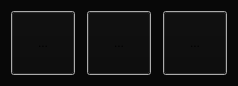
<?xml version="1.0" encoding="UTF-8"?>
<ui version="4.0">
 <class>Dialog_Start</class>
 <widget class="QDialog" name="Dialog_Start">
  <property name="geometry">
   <rect>
    <x>0</x>
    <y>0</y>
    <width>234</width>
    <height>82</height>
   </rect>
  </property>
  <property name="palette">
   <palette>
    <active>
     <colorrole role="Window">
      <brush brushstyle="SolidPattern">
       <color alpha="255">
        <red>8</red>
        <green>8</green>
        <blue>8</blue>
       </color>
      </brush>
     </colorrole>
    </active>
    <inactive>
     <colorrole role="Window">
      <brush brushstyle="SolidPattern">
       <color alpha="255">
        <red>8</red>
        <green>8</green>
        <blue>8</blue>
       </color>
      </brush>
     </colorrole>
    </inactive>
    <disabled>
     <colorrole role="Base">
      <brush brushstyle="SolidPattern">
       <color alpha="255">
        <red>8</red>
        <green>8</green>
        <blue>8</blue>
       </color>
      </brush>
     </colorrole>
     <colorrole role="Window">
      <brush brushstyle="SolidPattern">
       <color alpha="255">
        <red>8</red>
        <green>8</green>
        <blue>8</blue>
       </color>
      </brush>
     </colorrole>
    </disabled>
   </palette>
  </property>
  <property name="windowTitle">
   <string>CamHelper Start</string>
  </property>
  <layout class="QHBoxLayout" name="horizontalLayout">
   <property name="spacing">
    <number>12</number>
   </property>
   <item>
    <widget class="QToolButton" name="toolButton_New">
     <property name="minimumSize">
      <size>
       <width>64</width>
       <height>64</height>
      </size>
     </property>
     <property name="palette">
      <palette>
       <active>
        <colorrole role="Button">
         <brush brushstyle="SolidPattern">
          <color alpha="255">
           <red>11</red>
           <green>11</green>
           <blue>11</blue>
          </color>
         </brush>
        </colorrole>
        <colorrole role="Base">
         <brush brushstyle="SolidPattern">
          <color alpha="255">
           <red>255</red>
           <green>255</green>
           <blue>255</blue>
          </color>
         </brush>
        </colorrole>
        <colorrole role="Window">
         <brush brushstyle="SolidPattern">
          <color alpha="255">
           <red>240</red>
           <green>240</green>
           <blue>240</blue>
          </color>
         </brush>
        </colorrole>
        <colorrole role="AlternateBase">
         <brush brushstyle="SolidPattern">
          <color alpha="255">
           <red>255</red>
           <green>255</green>
           <blue>255</blue>
          </color>
         </brush>
        </colorrole>
       </active>
       <inactive>
        <colorrole role="Button">
         <brush brushstyle="SolidPattern">
          <color alpha="255">
           <red>11</red>
           <green>11</green>
           <blue>11</blue>
          </color>
         </brush>
        </colorrole>
        <colorrole role="Base">
         <brush brushstyle="SolidPattern">
          <color alpha="255">
           <red>255</red>
           <green>255</green>
           <blue>255</blue>
          </color>
         </brush>
        </colorrole>
        <colorrole role="Window">
         <brush brushstyle="SolidPattern">
          <color alpha="255">
           <red>240</red>
           <green>240</green>
           <blue>240</blue>
          </color>
         </brush>
        </colorrole>
        <colorrole role="AlternateBase">
         <brush brushstyle="SolidPattern">
          <color alpha="255">
           <red>255</red>
           <green>255</green>
           <blue>255</blue>
          </color>
         </brush>
        </colorrole>
       </inactive>
       <disabled>
        <colorrole role="Button">
         <brush brushstyle="SolidPattern">
          <color alpha="255">
           <red>11</red>
           <green>11</green>
           <blue>11</blue>
          </color>
         </brush>
        </colorrole>
        <colorrole role="Base">
         <brush brushstyle="SolidPattern">
          <color alpha="255">
           <red>240</red>
           <green>240</green>
           <blue>240</blue>
          </color>
         </brush>
        </colorrole>
        <colorrole role="Window">
         <brush brushstyle="SolidPattern">
          <color alpha="255">
           <red>240</red>
           <green>240</green>
           <blue>240</blue>
          </color>
         </brush>
        </colorrole>
        <colorrole role="AlternateBase">
         <brush brushstyle="SolidPattern">
          <color alpha="255">
           <red>255</red>
           <green>255</green>
           <blue>255</blue>
          </color>
         </brush>
        </colorrole>
       </disabled>
      </palette>
     </property>
     <property name="text">
      <string>...</string>
     </property>
     <property name="icon">
      <iconset resource="../Icons.qrc">
       <normaloff>:/Icons/new.png</normaloff>:/Icons/new.png</iconset>
     </property>
     <property name="iconSize">
      <size>
       <width>48</width>
       <height>48</height>
      </size>
     </property>
    </widget>
   </item>
   <item>
    <widget class="QToolButton" name="toolButton_Check">
     <property name="minimumSize">
      <size>
       <width>64</width>
       <height>64</height>
      </size>
     </property>
     <property name="palette">
      <palette>
       <active>
        <colorrole role="Button">
         <brush brushstyle="SolidPattern">
          <color alpha="255">
           <red>11</red>
           <green>11</green>
           <blue>11</blue>
          </color>
         </brush>
        </colorrole>
        <colorrole role="Base">
         <brush brushstyle="SolidPattern">
          <color alpha="255">
           <red>255</red>
           <green>255</green>
           <blue>255</blue>
          </color>
         </brush>
        </colorrole>
        <colorrole role="Window">
         <brush brushstyle="SolidPattern">
          <color alpha="255">
           <red>240</red>
           <green>240</green>
           <blue>240</blue>
          </color>
         </brush>
        </colorrole>
        <colorrole role="AlternateBase">
         <brush brushstyle="SolidPattern">
          <color alpha="255">
           <red>255</red>
           <green>255</green>
           <blue>255</blue>
          </color>
         </brush>
        </colorrole>
       </active>
       <inactive>
        <colorrole role="Button">
         <brush brushstyle="SolidPattern">
          <color alpha="255">
           <red>11</red>
           <green>11</green>
           <blue>11</blue>
          </color>
         </brush>
        </colorrole>
        <colorrole role="Base">
         <brush brushstyle="SolidPattern">
          <color alpha="255">
           <red>255</red>
           <green>255</green>
           <blue>255</blue>
          </color>
         </brush>
        </colorrole>
        <colorrole role="Window">
         <brush brushstyle="SolidPattern">
          <color alpha="255">
           <red>240</red>
           <green>240</green>
           <blue>240</blue>
          </color>
         </brush>
        </colorrole>
        <colorrole role="AlternateBase">
         <brush brushstyle="SolidPattern">
          <color alpha="255">
           <red>255</red>
           <green>255</green>
           <blue>255</blue>
          </color>
         </brush>
        </colorrole>
       </inactive>
       <disabled>
        <colorrole role="Button">
         <brush brushstyle="SolidPattern">
          <color alpha="255">
           <red>11</red>
           <green>11</green>
           <blue>11</blue>
          </color>
         </brush>
        </colorrole>
        <colorrole role="Base">
         <brush brushstyle="SolidPattern">
          <color alpha="255">
           <red>240</red>
           <green>240</green>
           <blue>240</blue>
          </color>
         </brush>
        </colorrole>
        <colorrole role="Window">
         <brush brushstyle="SolidPattern">
          <color alpha="255">
           <red>240</red>
           <green>240</green>
           <blue>240</blue>
          </color>
         </brush>
        </colorrole>
        <colorrole role="AlternateBase">
         <brush brushstyle="SolidPattern">
          <color alpha="255">
           <red>255</red>
           <green>255</green>
           <blue>255</blue>
          </color>
         </brush>
        </colorrole>
       </disabled>
      </palette>
     </property>
     <property name="text">
      <string>...</string>
     </property>
     <property name="icon">
      <iconset resource="../Icons.qrc">
       <normaloff>:/Icons/checklist.png</normaloff>:/Icons/checklist.png</iconset>
     </property>
     <property name="iconSize">
      <size>
       <width>48</width>
       <height>48</height>
      </size>
     </property>
    </widget>
   </item>
   <item>
    <widget class="QToolButton" name="toolButton_Open">
     <property name="minimumSize">
      <size>
       <width>64</width>
       <height>64</height>
      </size>
     </property>
     <property name="palette">
      <palette>
       <active>
        <colorrole role="Button">
         <brush brushstyle="SolidPattern">
          <color alpha="255">
           <red>11</red>
           <green>11</green>
           <blue>11</blue>
          </color>
         </brush>
        </colorrole>
        <colorrole role="Base">
         <brush brushstyle="SolidPattern">
          <color alpha="255">
           <red>255</red>
           <green>255</green>
           <blue>255</blue>
          </color>
         </brush>
        </colorrole>
        <colorrole role="Window">
         <brush brushstyle="SolidPattern">
          <color alpha="255">
           <red>240</red>
           <green>240</green>
           <blue>240</blue>
          </color>
         </brush>
        </colorrole>
        <colorrole role="AlternateBase">
         <brush brushstyle="SolidPattern">
          <color alpha="255">
           <red>255</red>
           <green>255</green>
           <blue>255</blue>
          </color>
         </brush>
        </colorrole>
       </active>
       <inactive>
        <colorrole role="Button">
         <brush brushstyle="SolidPattern">
          <color alpha="255">
           <red>11</red>
           <green>11</green>
           <blue>11</blue>
          </color>
         </brush>
        </colorrole>
        <colorrole role="Base">
         <brush brushstyle="SolidPattern">
          <color alpha="255">
           <red>255</red>
           <green>255</green>
           <blue>255</blue>
          </color>
         </brush>
        </colorrole>
        <colorrole role="Window">
         <brush brushstyle="SolidPattern">
          <color alpha="255">
           <red>240</red>
           <green>240</green>
           <blue>240</blue>
          </color>
         </brush>
        </colorrole>
        <colorrole role="AlternateBase">
         <brush brushstyle="SolidPattern">
          <color alpha="255">
           <red>255</red>
           <green>255</green>
           <blue>255</blue>
          </color>
         </brush>
        </colorrole>
       </inactive>
       <disabled>
        <colorrole role="Button">
         <brush brushstyle="SolidPattern">
          <color alpha="255">
           <red>11</red>
           <green>11</green>
           <blue>11</blue>
          </color>
         </brush>
        </colorrole>
        <colorrole role="Base">
         <brush brushstyle="SolidPattern">
          <color alpha="255">
           <red>240</red>
           <green>240</green>
           <blue>240</blue>
          </color>
         </brush>
        </colorrole>
        <colorrole role="Window">
         <brush brushstyle="SolidPattern">
          <color alpha="255">
           <red>240</red>
           <green>240</green>
           <blue>240</blue>
          </color>
         </brush>
        </colorrole>
        <colorrole role="AlternateBase">
         <brush brushstyle="SolidPattern">
          <color alpha="255">
           <red>255</red>
           <green>255</green>
           <blue>255</blue>
          </color>
         </brush>
        </colorrole>
       </disabled>
      </palette>
     </property>
     <property name="text">
      <string>...</string>
     </property>
     <property name="icon">
      <iconset>
       <normalon>:/Icons/File_Open.png</normalon>
      </iconset>
     </property>
     <property name="iconSize">
      <size>
       <width>48</width>
       <height>48</height>
      </size>
     </property>
    </widget>
   </item>
  </layout>
 </widget>
 <resources>
  <include location="../Icons.qrc"/>
 </resources>
 <connections/>
</ui>
